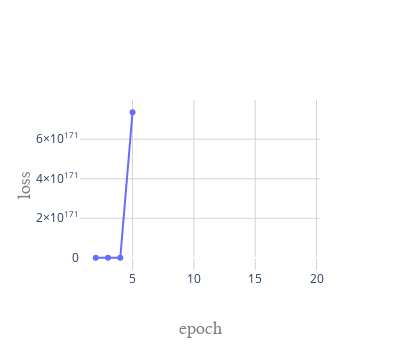

This figure's notebook cell:
### Code cell
import plotly.graph_objects as go
fig = go.Figure()
# Add traces
fig.add_trace(go.Scatter(x=n_epoch[1:], y=loss[1:]))
fig.update_layout(
    paper_bgcolor='rgba(0,0,0,0)',
    plot_bgcolor = 'rgba(0,0,0,0)',
    legend_orientation="h",
    autosize=False,
    width=400,
    height=350,
    xaxis=go.layout.XAxis(
        title=go.layout.xaxis.Title(
            text="epoch",
            font=dict(
                family="Arial Narrow",
                size=18,
                color="#7f7f7f"))),
    yaxis=go.layout.YAxis(
    title=go.layout.yaxis.Title(
        text="loss",
        font=dict(
                family="Arial Narrow",
                size=18,
                color="#7f7f7f"
            )
        )
    )
    
)
fig.update_xaxes(showgrid = True, gridwidth=1, gridcolor='LightGrey')
fig.update_yaxes(showgrid = True, gridwidth=1, gridcolor='LightGrey')

fig.show()

### Figure 1 — Plotly figure (JSON) as saved in the notebook; plotly's stock layout.template omitted (floating-point values rounded to 4 significant figures)
{"data": [{"type": "scatter", "x": [2, 3, 4, 5, 6, 7, 8, 9, 10, 11, 12, 13, 14, 15, 16, 17, 18, 19], "y": [4.781, 888900.0, 3.998e+33, 7.365e+171, null, null, null, null, null, null, null, null, null, null, null, null, null, null]}], "layout": {"autosize": false, "height": 350, "legend": {"orientation": "h"}, "paper_bgcolor": "rgba(0,0,0,0)", "plot_bgcolor": "rgba(0,0,0,0)", "width": 400, "xaxis": {"gridcolor": "LightGrey", "gridwidth": 1, "showgrid": true, "title": {"font": {"color": "#7f7f7f", "family": "Arial Narrow", "size": 18}, "text": "epoch"}}, "yaxis": {"gridcolor": "LightGrey", "gridwidth": 1, "showgrid": true, "title": {"font": {"color": "#7f7f7f", "family": "Arial Narrow", "size": 18}, "text": "loss"}}}}
